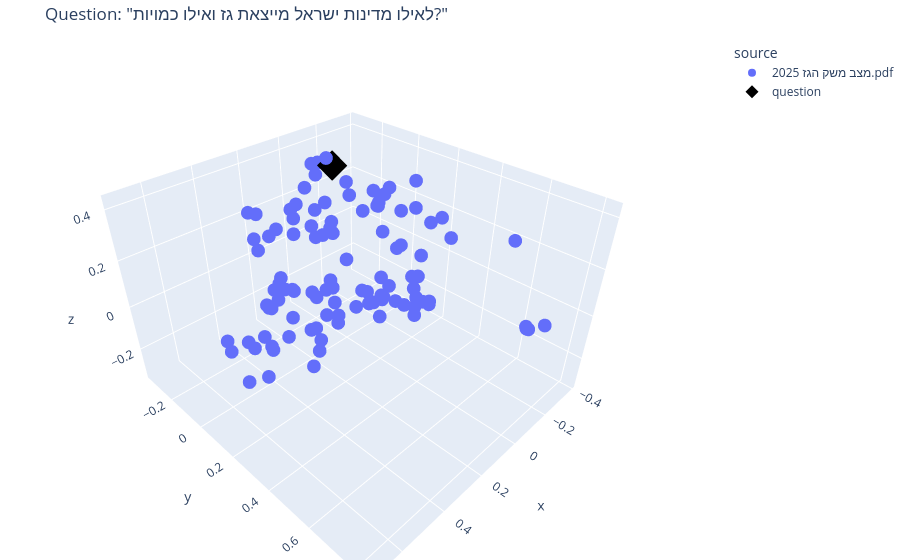

Write notebook code for a chart like this one.
### Markdown cell above
### Bonus: see where the question lands in vector space

(also draggable — rotate to see how the question point relates to the retrieved cluster)

### Code cell
q_coords = pca.transform(q_embedding.reshape(1, -1))

fig2 = px.scatter_3d(viz_df, x="x", y="y", z="z", color="source", hover_data=["preview"])
fig2.add_scatter3d(
    x=q_coords[:, 0], y=q_coords[:, 1], z=q_coords[:, 2],
    mode="markers", marker=dict(size=10, color="black", symbol="diamond"),
    name="question",
)
fig2.update_layout(
    title=f'Question: "{question}"',
    scene=dict(dragmode="orbit"),
    margin=dict(l=0, r=0, b=0, t=40),
)
fig2.show()

### Figure 1 — Plotly figure (JSON) as saved in the notebook; plotly's stock layout.template omitted (floating-point values rounded to 4 significant figures)
{"data": [{"customdata": [["1 סקירת משק הגז הטבעי סיכום לשנת 2025 1 תוכן עניינים 3 | בפתחהדברים 4 | דבר מנהל..."], ["חר משני בגז טבעי 92 | חלקשני – אירועים והתפתחויות במשק הגז הטבעי 30 | התפתחות מע..."], ["הדברים 4 דבר מנהל רשות הגז הטבעי שנת 2025 הייתה שנה משמעותית נוספת בהתפתחותו של ..."], ["חשיבות של כושר הרציפות התפקודית של משק הגז הטבעי בישראל. בצל מלחמת \"חרבות ברזל\" ..."], ["ו של משק הגז הטבעי. גם בשנה זו, המשק המשיך להציג יציבות וצמיחה. סך צריכת הגז הטב..."], ["עי באספקת חשמל אמינה, זמינה ויציבה למשק הישראלי. לצד הגידול בביקוש המקומי, המשיך..."], ["ות במשק הגז הטבעי. הרשות המשיכה לקדם, יחד עם חברת נתיבי הגז לישראל (להלן-נתג\"ז),..."], ["לרשת החלוקה 42 צרכנים, מספר שיא של חיבורים בשנה אחת מאז החלה פרישת הרשת. הרחבת ר..."], ["ייבים. ציון דרך מרכזי נרשם השנה באזור ירושלים והסביבה, עם הענקת רישיון ראשון לחב..."], ["צד קידום התשתיות והרחבת השימוש בגז טבעי, המשיכה רשות הגז הטבעי לחזק את מערכי הפי..."], ["תMMBtu. יציבות זו תורמת לוודאות עבור צרכני הגז הטבעי, לתחרותיות התעשייה המקומית ..."], ["ת רחבה בהנגשת הגז הטבעי לאזור יו\"ש. כל אלה נועדו להבטיח את שמשק הגז הטבעי בישראל..."], ["וח, אמין, תחרותי ומתקדם. בברכה, משה גראזי מנהל ר שות הגז הטבעי יוני, 2026 6 תקצי..."], ["ור המרכזי עם צריכה של כ- 11.4 BCM. מתוכם, חברת החשמל (חח\"י) צרכה כ-5.1 BCM, בעוד..."], ["הטבעי לכ-12.4 BCM. מגמה זו מחזקת את מעמדה הגיאופוליטי של ישראל כמרכז אנרגיה אזור..."], [" יציבים בשנת 2025 כאשר המחיר ממוצע למשק שנע סביב 4.4–4.5 דולר ל-MMBtu במהלך השנה..."], ["התעשייה לרשת החלוקה. 7 מבנה משק הגז הטבעי והשחקנים המרכזיים מבנה פיזי של משק הגז..."], ["3.8 0.56 0.06 0.62 3.5 8.9 כריש תמר לווייתן אספקה משקית משווקים חברות חלוקה אזור..."], ["ritish thermal unit: מיליון יחידות מדידה של גז טבעי לפי ערך קלורי לוח המרות מילו..."], ["לת במחזור משולב – טורבינת גז וטורבינת קיטור, וממירה את הגז הטבעי לאנרגיה חשמלית...."], ["ארצית לצרכנים הצורכים גז טבעי בלחץ נמוך באמצעות רשת החלוקה. • מערכת ההולכה: מערכ..."], [" במצב צבירה גזי, אך דחוס ים עד ללחץ של 250 בר. תהליך זה מאפשר את השימוש בו כדלק ..."], ["נה הקודמת משק מקומי סה\"כ יצוא סה\"כ חשמל קוגנרציה תעשייה סה\"כ תעשייה המחוברת לרשת..."], [" 0.263 0.033 2018 11.1 0.1 11.0 8.5 1.2 1.2 1.0 0.188 0.041 משק מקומי סה\"כ יצוא ..."], ["2020 42.7% 1820% 7.0% 6.0% -1.9% 20.1% 25.6% -3.6% 8.4% 2019 1.3% 65% 0.5% -3.7%..."], ["ה ב יצוא (כ -6%-) נובעת מאילוצים תפעוליים וביטחוניים נקודתיים ואינה מעידה על קיט..."], ["13.9 14.4 4.3 7.1 9.2 11.6 13.2 12.4 1.2 1.6 2.3 2.7 3.8 4.2 5.3 5.0 2.6 6.8 7.6..."], ["ל המאגרים והיערכות תשתיות ההולכה בהתאם וכן מהמשך צמיחתו של משק הגז הטבעי בישראל...."], ["הה. לעומת זאת, התנודתיות ביצוא במהלך השנה הושפעה באופן ישיר מעבודות תחזוקה מתוכנ..."], ["ציה שומר על י ציבות עם ממוצע של כ-0.13 BCM בחודש תרשים 3 :שימושים בגז טבעי ישראל..."], ["2.43 ינוארפברואר מרץאפריל מאייוני יוליאוגוסט ספטמבראוקטובר נובמברדצמבר תעשייהקוג..."], ["נרציה תעשייהיצוא סה\"כ צריכה בכלל המשק 14 בשנת2025 הצריכה המשקית בסקטור החשמל עמד..."], [" לאורך זמן לטובת חלקו של היצוא. נתח סקטור התעשייה מסך הצריכה קטן בשנים האחרונות ..."], [" 47% 49% 46% חשמלקוגנרציה תעשייהיצוא חשמל 42% קוגנרציה 6% תעשייה 6% יצוא 46% 15 ..."], ["ת היציבות ביחס בין סקטור החשמל והתעשייה, ניכרת ירידה משמעותית בחלקה של חח\"י מתוך..."], ["2% 11% 11% 8% 17% 13% 16% 15% 12% 12% 11% 14% 15% 16% 15% 11% 11% 10% חשמלקוגנרצ..."], [" בגז טבעי לצריכת מקומית של חשמל חח\"י ויח\"פים, במונחיBCM לשנה כמויות הגז הטבעי המ..."], [" 5.3 5.5 6.4 7.6 8.1 8.5 8.2 8.7 9.1 9.5 10.2 10.9 11.4 חח\"ייח \"פים סה\"כ 17 תרשי..."], ["ח פחמיות של חח\"י, והקמת מחז\"מים חדשים בבעלות חח\"י, צפויים להשפיע בשנים הקרובות ב..."], ["4% 35% 37% 37% 50% 49% 53% 58% 55% חח\"ייח \"פים 58.6% 58.7% 61.0% 52.2% 49.0% 44...."], [": שימושים בגז טבעי לצריכת מקומית בתעשייה ובקוגנרציה2: תעשייה המחוברת למערכת ההול..."], ["רציה, משום שהם משמשים בין היתר לייצור חום בתעשייה. בסקירה זו, סקטור הקוגנרציה מו..."], ["הקוגנרציה תעשייה ברשת החלוקהCNGסה״כ 19 תרשים11: שימושיםבגז טבעי לצריכת מקומית בת..."], [". 100%100%100%100%100%100%100%100% 99% 96% 93% 90% 84% 81% 81% 84% 83% 81% 69% 6..."], ["פרטיות שזכו במכרזי חלוקה שפרסמה רשות הגז הטבעי, כאשר בספטמבר 2025 בוטל הרישיון ל..."], [" הרישיון מרכז סופר אנ.ג'י. חברה לחלוקת גז טבעי בע\"מ 2009 דרום גז טבעי דרום בע\"מ ..."], ["תוךהצרכנים שחוברו במהלך השנים התנתקו מרשת החלוקה 13 צרכניםונכון לסוף 2025 מחוברי..."], ["ניה. הצריכה בסקטור זה עמדה בשנת2025 על 0.56 BCM לעומת 0.43 BCM בשנה שעברה. שיעור..."], ["019 2020 2021 2022 2023 2024 2025 צריכת צרכני החלוקהאחוז מסך הצריכה המקומית 8 34..."], ["CM בשנת2025 יוצא גז טבעי בהיקף של כ-12.4 BCM מישראל למדינות השכנות. עד היום יוצא..."], ["וף אשקלון לאל־עריש, וקו ירדן־צפון, המתחבר למערכת ההולכה הירדנית כאמור, ומשם מולי..."], [" 2023 2024 2025 ירדןמצרים מדינת ישראל התחילה לייצא גז טבעי בשנת 2017. מאז מגמת ה..."], ["M לשנה בחודש אוקטובר 2022 החל מאגר כרישלספק גז טבעי למשק המקומי, ובשנת 2025 אספק..."], [".6 2.3 2.7 3.4 2.7 3.2 4.3 2.5 1.5 2.1 0.5 0.7 0.8 0.7 5.5 7.5 8.3 9.3 9.8 10.5 ..."], ["41% 19% 21% 22% ים־תטיסEMG -יבואBUOYתמרלווייתן כריש 24 פילוח מקורות האספקה במשק ..."], ["וקטובר נובמברדצמבר תמרלווייתן כריש החל מכניסת תמר ב-2013 תפס המאגר נתח משמעותי ב..."], [" המאגר עם החלק הגדול ביותר בשוק ומספק כ -41% מהסך הכולל של הצריכה מאגר תמר מספק ..."], [" כרישלווייתן תמר מקומייצוא 26 מסחר משני בגז טבעי תרשים 20 :מסחר משני בשנים 4202–..."], ["רת את התחרות ואת היעילות במשק הגז הטבעי. בשנת 2025 המסחר המשני בגז טבעי הסתכם בכ..."], [" 142 182 198 176 ינופבר מרץאפר מאייונ יולאוג ספטאוק נובדצמ ינופבר מרץאפר מאייונ ..."], ["רים ובירדן, לקוחות תעשייה ו-29 תחנות כוח, מתוכן7 תחנות הכוח של חח\"י ו-22 יצרני ח..."], ["ג באשקלון, ו נמצאת בשלבי הקמה מתקדמים לחיבור יחידות 5 ו-6 באורות רבין במקביל, ממ..."], ["הסבת היחידות הפחמיות לגז. • פרויקט קו ימי אשדוד -אשקלון ( 46 ק\"מ– פרויקט לצורך ה..."], [", \"רמת חובב-ניצנה\", עבור הגדלת היצוא למצרים שיאפשר חיבור של מערכת ההולכה הישראלי..."], ["כ- 0.56 BCM המהווים כ-3.9% מהצריכה המקומית. מאז הקמת רשת החלוקה ישנה עליה מתמדת ..."], ["טיקה והבנייה, אתרי תשתית, חוות חקלאיות ועסקים במוקדי תעשייה אזוריים. חלק ניכר מה..."], ["חמש רשויות מקומיות נוספות. נתג\"ז מקדמת תכנון הנדסי, ביצוע והקמה של רשת החלוקה אש..."], ["עי בעולם בשנים 2120–2025 , במונחי דולר ל-MMBtu (מקור: ארגוס מדיה2) מחירממוצע לגז..."], ["ונים אלה, ומתנערת מכל אחריו ת הקשורה או הנובעת משימוש בנתונים במלוא המידה המותרת..."], ["מרכזיים היו מזג אוויר קר מהרגיל שהגביר את הביקוש לחימום, המשך צמצום יבוא הגז מרו..."], ["רליה ובארה״ב, פרסום מפת הדרכים של האיחוד האירופי להפסקת יבוא גז מרוסיה והתגברות ..."], ["ביקוש לחימום ולהתגברות התחרות מול אירופה על מטעני LNG . מאמצע פברואר ועד מאי נרש..."], ["יה נבעה מביקוש גבוה לחימום ולייצור חשמל בחודשי החורף ומגידול ביצוא LNG. מנגד, גי..."], [" 2022. המחיר הממוצע למשק המקומי מתייחס לכלל מכירות הגז הטבעי על ידי ספקי הגז למש..."], ["סין, טרם התבצעה בעבר פעילות חיפוש משמעותית. אי לכך הפעילות בתקופת הרישיון הראשונ..."], ["ר ההפקה ממאגרי תמר ולווי יתן, לרבות הנחת צינורות הולכה נוספים מהמאגרים לאסדות הה..."], ["לת החלטת השקעה על הרחבה נוספת של כושר ההפקה ממאגר לווייתן, אשר התקבלה בפועל בינו..."], ["טבעי ללקוחות תעשייתיים בירדן. האישור השלישי ניתן בדצמבר 2025 בגין עסקה למכירת גז..."], ["יפות מוחלטת באספקה למשק המקומי ביחס לכל כמות שתוזמן על ידי הצרכנים; תנאים שיאפשר..."], ["בתוואי רמת חובב -ניצנה, ובכך התאפשרה יציאתו לדרך של הפרויקט להקמת הצינור. צינור ..."], [" לעבודות הגז הטבעי ברשת החלוקה, וזאת לאור הניסיון הנצבר מהקמת יותר מ 800 ק\"מ. לצ..."], ["בעריכת תכנית אב למשק הגז הטבעי המסתכלת עד שנת 2050 תוך מתן דגש על תחזית צריכות ח..."], ["גז הטבעי. מידול מערכת ההולכה ורשת החלוקה בתוכנה ייעודית ביצוע מודלים וסימולציות ..."], ["של תהליכי הדיווח והתחזוקה עבור קווי הגז וכלל מתקני הגז, בהתאם לתנאי הרישיון והתק..."], ["כנים שונים ברשת החלוקה ובמערכת ההולכה, חלקם תוך התגברות על מכשולים לא שגרתיים. א..."], [" ביעדי השירות (SLA), עם דגש על מתן מענה מהיר בתוך 14 ימי עבודה פרויקטים בולטים: ..."], [" לי יעול ודיוק התיאום התכנוני. בנוסף, רשות הגז הטבעי מפתחת את פורטל ה-GIS, ובשנת..."], ["נת 2025 התפרסם המודל לשימוע ציבורי. סילוק על הסף של תביעתה5 של חברת סופר אנ.ג'י ..."], [" ולטענתה, כישלון זה נבע מהתנהלות המדינה וממדיניות האסדרה שננקטה על ידה במשך כחמש..."], [" ל-15 שנה במסגרת ההליך שהתנהל בבית המשפט המחוזי הוגשה ע\"י המדינה בקשה לסילוק התב..."], ["נוסף, הדגיש כי סופר אנ.ג'י הגישה בג\"ץ בנושא בעבר כנגד החלטת הרשות לחלט לה ערבות ..."], ["תביעה. זאת כי אותם בעלי מניות וההנהלה בחרו מספר שנים לאחר שהחברה זכתה במכרז להתמ..."], ["וב והן השופט שטיין קבעו כי מדובר במכרז עסקי וככזה יש לבחון את הטענות במסגרת החוז..."], ["בדיעבד, וכי פעילותה של ה רשות נעוצה, בין היתר, בשאיפתה הראויה לקידום משק הגז הטב..."], ["ישיון להקמה והפעלה של רשת חלוקה באזור ירושלים לחברת נתיבי הגז הטבעי לישראל בע\"מ ..."], ["כנעו שר האנרגיה והתשתיות ושר האוצר כי לשם פיתוח משק האנרגיה, אין זה נכון בנסיבות..."], ["תקופה של 25 שנים צעד זה היווה צעד נוסף של הרשות לקידום פרישת הרשת, במקרה זה באזו..."], ["התמודדות עם מצבי הלחימה והערכות חירום נוספות, היו חלק בלתי נפרד מהעיסוק. כמו כן ..."], ["לחימה, במיוחד לאור המצב הביטחוני המתוח באזור. רשות הגז הטבעי הייתה מעורבת בשורת ..."], [" למציאת פתרונות וקביעת סדר עדיפות לטיפול וקידום הרציפות התפקודית. טרם המערכה 'עם..."], ["ית והפסיבית. נוסף על כך, נדרשו תיאומים בין הגורמים השונים – משרד הביטחון, צה\"ל, ..."], ["ים, כמו רשות הטבע והגנים ומשרד החקלאות, אשר הובילה להעלאת רמת המודעות וההקפדה על..."], ["רמות הלחצים במערכת ההולכה בטווח שתאפשר זאת. לאור שינויים שעבר משק הגז הטבעי בשני..."], [" את צרכני הגז הטבעי והמשווקים לסחור בגז טבעי לצרכי איזון. כמו כן, לפ י טיוטת ההח..."], [". בינואר 2025 פרסמה רשות הגז הטבעי טיוטת תקנות למתן שירותי הולכה לצורך ייצוא גז ..."]], "hovertemplate": "source=מצב משק הגז 2025.pdf<br>x=%{x}<br>y=%{y}<br>z=%{z}<br>preview=%{customdata[0]}<extra></extra>", "legendgroup": "מצב משק הגז 2025.pdf", "marker": {"color": "#636efa", "symbol": "circle"}, "mode": "markers", "name": "מצב משק הגז 2025.pdf", "scene": "scene", "showlegend": true, "type": "scatter3d", "x": [0.09409, -0.01454, -0.2782, -0.2744, 0.07371, -0.1087, -0.2392, -0.05477, -0.2556, -0.3665, -0.2233, -0.3174, -0.09023, 0.3607, -0.0281, 0.01629, 0.0635, 0.1863, 0.000939, -0.3796, -0.3301, 0.1072, 0.4659, 0.5201, 0.5821, -0.05884, 0.3345, 0.1042, 0.2333, 0.3519, 0.5846, 0.1584, 0.4918, 0.217, 0.3239, 0.6752, 0.1012, 0.236, 0.03361, 0.6557, -0.107, 0.4915, -0.03026, 0.2733, -0.2876, -0.2805, 0.04334, 0.2309, 0.3384, -0.09637, 0.05193, -0.1207, 0.1346, 0.7099, 0.2356, -0.05818, 0.2138, 0.04257, 0.04812, 0.3529, -0.1139, -0.1461, -0.1335, -0.2172, 0.1954, -0.2, -0.07058, 0.01297, 0.4853, 0.1451, 0.0661, 0.2097, -0.1689, -0.1254, -0.1528, 0.06883, -0.0689, -0.1813, -0.1569, -0.1066, -0.2119, -0.1489, -0.2783, -0.2282, -0.3189, -0.03944, -0.314, -0.3025, -0.005287, -0.01388, -0.1403, -0.2297, -0.1198, -0.2305, -0.3467, -0.3283, -0.2223, -0.2702, -0.3449, -0.3055, -0.2463, -0.09108, -0.1845, -0.2595, -0.2989], "y": [-0.1253, -0.07019, -0.1817, 0.199, -0.3419, -0.2902, -0.01955, 0.158, 0.1343, -0.05309, -0.05617, 0.005366, -0.2826, -0.04354, -0.1309, -0.1062, -0.2432, -0.1942, -0.1776, -0.1198, -0.1357, -0.2213, 0.1069, 0.03758, 0.0008447, -0.3046, -0.1521, -0.1645, 0.07381, -0.0881, 0.2349, -0.2842, 0.1003, -0.1776, 0.01622, 0.1779, -0.3204, -0.2045, -0.08828, 0.2835, -0.3302, 0.1373, -0.1058, 0.02771, 0.1216, -0.09265, -0.08516, -0.2539, -0.1271, -0.2984, -0.2679, -0.2881, -0.2363, 0.3148, -0.2366, -0.1803, -0.2039, -0.1682, -0.2872, 0.0882, -0.116, 0.02785, -0.1155, -0.2205, 0.1224, 0.008612, 0.1357, -0.1753, 0.3517, -0.003051, 0.02153, 0.05973, -0.2666, -0.211, 0.2459, -0.006499, 0.02275, -0.02692, -0.02132, -0.2076, -0.08599, -0.09331, 0.07953, 0.1801, 0.1527, 0.2353, -0.04573, 0.09575, 0.8213, 0.8073, 0.8103, 0.3341, 0.7579, 0.6005, 0.05239, 0.2112, 0.09416, 0.2242, 0.1052, 0.1266, 0.2414, 0.2917, 0.02021, -0.04232, -0.07972], "z": [-0.3241, -0.3145, 0.09705, 0.1853, -0.1638, 0.2855, 0.245, -0.08317, 0.233, -0.07421, -0.3022, 0.1511, 0.1331, -0.02712, 0.4287, -0.1412, 0.09205, 0.1816, 0.07909, 0.1946, 0.1355, -0.1522, -0.08217, -0.05517, -0.03662, 0.2387, 0.3226, 0.2698, -0.1292, 0.2007, -0.05255, 0.1034, -0.01143, -0.1286, -0.1533, 0.07578, -0.1721, -0.1764, -0.256, 0.1405, 0.03064, -0.03311, -0.2308, 0.3438, -0.1708, 0.1518, 0.1428, 0.2412, 0.2262, 0.335, 0.1914, 0.3363, -0.1451, 0.05815, -0.1765, 0.2152, -0.09391, -0.1713, -0.22, -0.007391, -0.05094, 0.2439, 0.2442, 0.2408, 0.09789, -0.1252, -0.1136, -0.2157, 0.004705, -0.2817, -0.1835, -0.2654, 0.05269, 0.03494, -0.0907, -0.0576, -0.1235, 0.2776, -0.257, 0.06705, -0.2524, -0.3081, -0.2754, -0.2092, -0.2416, -0.05647, -0.2495, -0.1283, 0.1454, 0.1439, 0.08128, 0.1882, 0.0504, 0.2839, 0.2923, 0.1912, 0.06127, -0.1798, -0.0359, -0.1143, -0.174, -0.1221, -0.3219, -0.2741, 0.02583]}, {"marker": {"color": "black", "size": 10, "symbol": "diamond"}, "mode": "markers", "name": "question", "type": "scatter3d", "x": [-0.08768], "y": [-0.1642], "z": [0.3706]}], "layout": {"legend": {"title": {"text": "source"}, "tracegroupgap": 0}, "margin": {"b": 0, "l": 0, "r": 0, "t": 40}, "scene": {"domain": {"x": [0, 1], "y": [0, 1]}, "dragmode": "orbit", "xaxis": {"title": {"text": "x"}}, "yaxis": {"title": {"text": "y"}}, "zaxis": {"title": {"text": "z"}}}, "title": {"text": "Question: \"לאילו מדינות ישראל מייצאת גז ואילו כמויות?\""}}}
